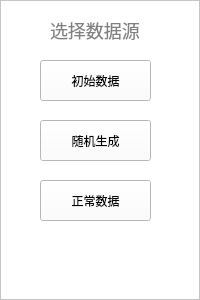
<?xml version="1.0" encoding="UTF-8"?>
<ui version="4.0">
 <class>selectData</class>
 <widget class="QWidget" name="selectData">
  <property name="geometry">
   <rect>
    <x>0</x>
    <y>0</y>
    <width>200</width>
    <height>300</height>
   </rect>
  </property>
  <property name="windowTitle">
   <string>selectData</string>
  </property>
  <widget class="QFrame" name="frame">
   <property name="geometry">
    <rect>
     <x>0</x>
     <y>0</y>
     <width>200</width>
     <height>300</height>
    </rect>
   </property>
   <property name="styleSheet">
    <string notr="true">background-color: rgb(255, 255, 255);</string>
   </property>
   <property name="frameShape">
    <enum>QFrame::StyledPanel</enum>
   </property>
   <property name="frameShadow">
    <enum>QFrame::Raised</enum>
   </property>
   <widget class="QLabel" name="label">
    <property name="geometry">
     <rect>
      <x>50</x>
      <y>20</y>
      <width>91</width>
      <height>21</height>
     </rect>
    </property>
    <property name="styleSheet">
     <string notr="true">color:#808080;
border:none;
font-size:18px;
font-family:&quot;微软雅黑&quot;;
text-align:left;</string>
    </property>
    <property name="text">
     <string>选择数据源</string>
    </property>
   </widget>
   <widget class="QPushButton" name="btnInitial">
    <property name="geometry">
     <rect>
      <x>40</x>
      <y>60</y>
      <width>111</width>
      <height>41</height>
     </rect>
    </property>
    <property name="text">
     <string>初始数据</string>
    </property>
   </widget>
   <widget class="QPushButton" name="btnRandom">
    <property name="geometry">
     <rect>
      <x>40</x>
      <y>120</y>
      <width>111</width>
      <height>41</height>
     </rect>
    </property>
    <property name="text">
     <string>随机生成</string>
    </property>
   </widget>
   <widget class="QPushButton" name="btnNormal">
    <property name="geometry">
     <rect>
      <x>40</x>
      <y>180</y>
      <width>111</width>
      <height>41</height>
     </rect>
    </property>
    <property name="text">
     <string>正常数据</string>
    </property>
   </widget>
  </widget>
 </widget>
 <layoutdefault spacing="6" margin="11"/>
 <resources/>
 <connections/>
</ui>
